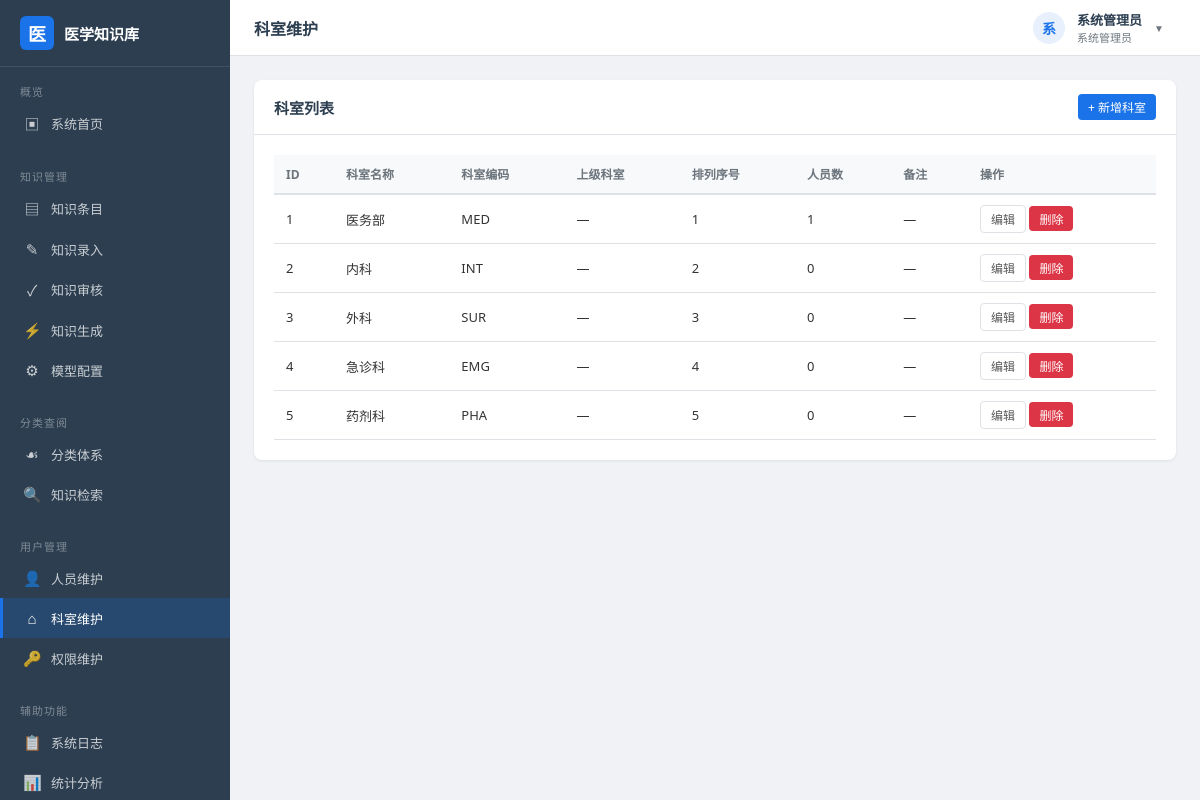
Screenshot of /departments (signed in) with the database file from the repository.
### models.py (models this page shows, shortened)
class User(db.Model):
    __tablename__ = "user"
    id = db.Column(db.Integer, primary_key=True, autoincrement=True)
    username = db.Column(db.String(50), unique=True, nullable=False, comment="登录账号")
    real_name = db.Column(db.String(50), nullable=False, comment="真实姓名")
    password_hash = db.Column(db.String(128), nullable=False, comment="口令哈希")
    email = db.Column(db.String(120), default="", comment="电子邮箱")
    phone = db.Column(db.String(20), default="", comment="联系电话")
    department_id = db.Column(db.Integer, db.ForeignKey("department.id"), nullable=True)
    role_id = db.Column(db.Integer, db.ForeignKey("role.id"), nullable=True)
    status = db.Column(db.String(10), default="active", comment="active/disabled")
    failed_attempts = db.Column(db.Integer, default=0, comment="密码错误次数")
    lock_time = db.Column(db.DateTime, nullable=True, comment="账号锁定时间")
    last_login = db.Column(db.DateTime, nullable=True)
    created_at = db.Column(db.DateTime, default=datetime.now)

class Role(db.Model):
    __tablename__ = "role"
    id = db.Column(db.Integer, primary_key=True, autoincrement=True)
    name = db.Column(db.String(50), unique=True, nullable=False, comment="角色名称")
    code = db.Column(db.String(30), unique=True, nullable=False, comment="角色编码")
    permissions = db.Column(db.Text, default="", comment="权限列表，逗号分隔")
    remark = db.Column(db.String(200), default="")
    created_at = db.Column(db.DateTime, default=datetime.now)
    users = db.relationship("User", backref="role", lazy="dynamic")
    def has_permission(self, perm_code: str) -> bool:
        if not self.permissions:
            return False
        return perm_code in self.permissions.split(",")

class Department(db.Model):
    __tablename__ = "department"
    id = db.Column(db.Integer, primary_key=True, autoincrement=True)
    name = db.Column(db.String(80), nullable=False, comment="科室名称")
    code = db.Column(db.String(30), unique=True, nullable=False, comment="科室编码")
    parent_id = db.Column(db.Integer, db.ForeignKey("department.id"), nullable=True, comment="上级科室")
    sort_order = db.Column(db.Integer, default=0, comment="排列序号")
    remark = db.Column(db.String(200), default="", comment="备注")
    created_at = db.Column(db.DateTime, default=datetime.now)
    parent = db.relationship("Department", remote_side=[id], backref="children")
    users = db.relationship("User", backref="department", lazy="dynamic")

### app.py (the view)
    @app.route("/departments")
    @login_required
    @permission_required("dept_manage")
    def dept_list():
        departments = Department.query.order_by(Department.sort_order, Department.id).all()
        return render_template("users/departments.html", departments=departments)

### app.py (called while the page is built)
def register_before_handlers(app: Flask):
    @app.before_request
    def _load_current_user():
        uid = session.get("uid")
        g.current_user = None
        if uid:
            g.current_user = User.query.get(uid)
    @app.context_processor
    def _inject_globals():
        return {
            "current_user": g.current_user,
            "current_year": datetime.now().year,
        }

def login_required(func):
    @wraps(func)
    def wrapper(*args, **kwargs):
        if not g.current_user:
            flash("请先登录系统", "warning")
            return redirect(url_for("login", next=request.full_path))
        return func(*args, **kwargs)
    return wrapper

def permission_required(perm_code: str):
    def decorator(func):
        @wraps(func)
        def wrapper(*args, **kwargs):
            user = g.current_user
            if not user or not user.role:
                abort(403)
            if not user.role.has_permission(perm_code) and user.role.code != "admin":
                flash("您没有该功能的操作权限", "danger")
                return redirect(url_for("dashboard"))
            return func(*args, **kwargs)
        return wrapper
    return decorator

### templates/users/departments.html (shortened to what this page needs)
{% extends "layout.html" %}
{% block page_title %}科室维护{% endblock %}
{% block content %}
<div class="card">
    <div class="card-header">
        <h3>科室列表</h3>
        <a href="{{ url_for('dept_create') }}" class="btn btn-primary btn-sm">+ 新增科室</a>
    </div>
    <div class="card-body">
        <table class="data-table">
            <thead>
                <tr>
                    <th>ID</th>
                    <th>科室名称</th>
                    <th>科室编码</th>
                    <th>上级科室</th>
                    <th>排列序号</th>
                    <th>人员数</th>
                    <th>备注</th>
                    <th>操作</th>
                </tr>
            </thead>
            <tbody>
                {% for d in departments %}
                <tr>
                    <td>{{ d.id }}</td>
                    <td>{{ d.name }}</td>
                    <td>{{ d.code }}</td>
                    <td>{{ d.parent.name if d.parent else '—' }}</td>
                    <td>{{ d.sort_order }}</td>
                    <td>{{ d.users.count() }}</td>
                    <td>{{ d.remark or '—' }}</td>
                    <td>
                        <a href="{{ url_for('dept_edit', did=d.id) }}" class="btn btn-default btn-sm">编辑</a>
                        <form method="POST" action="{{ url_for('dept_delete', did=d.id) }}" style="display:inline;">
                            <button type="submit" class="btn btn-danger btn-sm btn-delete">删除</button>
                        </form>
                    </td>
                </tr>
                {% endfor %}
            </tbody>
        </table>
    </div>
</div>
{% endblock %}

### templates/layout.html (shortened to what this page needs)
<!DOCTYPE html>
<html lang="zh-CN">
<head>
    <link rel="stylesheet" href="{{ url_for('static', filename='css/style.css') }}">
</head>
<body>
<div class="app-layout">
    <aside class="sidebar">
        <div class="sidebar-header">
            <div class="icon">医</div>
            <span>医学知识库</span>
        </div>
        <nav class="nav-section">
            <div class="nav-section-title">概览</div>
            <a href="{{ url_for('dashboard') }}" class="nav-item" onclick="navigate(event, this)">
                <span class="nav-icon">▣</span> 系统首页
            </a>
        </nav>
        <nav class="nav-section">
            <div class="nav-section-title">知识管理</div>
            <a href="{{ url_for('knowledge_list') }}" class="nav-item" onclick="navigate(event, this)">
                <span class="nav-icon">▤</span> 知识条目
            </a>
            <a href="{{ url_for('knowledge_create') }}" class="nav-item" onclick="navigate(event, this)">
                <span class="nav-icon">✎</span> 知识录入
            </a>
            <a href="{{ url_for('knowledge_review_list') }}" class="nav-item" onclick="navigate(event, this)">
                <span class="nav-icon">✓</span> 知识审核
            </a>
            <a href="{{ url_for('knowledge_generate') }}" class="nav-item" onclick="navigate(event, this)">
                <span class="nav-icon">⚡</span> 知识生成
            </a>
            <a href="{{ url_for('model_config_list') }}" class="nav-item" onclick="navigate(event, this)">
                <span class="nav-icon">⚙</span> 模型配置
            </a>
        </nav>
        <nav class="nav-section">
            <div class="nav-section-title">分类查阅</div>
            <a href="{{ url_for('category_tree') }}" class="nav-item" onclick="navigate(event, this)">
                <span class="nav-icon">☙</span> 分类体系
            </a>
            <a href="{{ url_for('search') }}" class="nav-item" onclick="navigate(event, this)">
                <span class="nav-icon">🔍</span> 知识检索
            </a>
        </nav>
        <nav class="nav-section">
            <div class="nav-section-title">用户管理</div>
            <a href="{{ url_for('user_list') }}" class="nav-item" onclick="navigate(event, this)">
                <span class="nav-icon">👤</span> 人员维护
            </a>
            <a href="{{ url_for('dept_list') }}" class="nav-item" onclick="navigate(event, this)">
                <span class="nav-icon">⌂</span> 科室维护
            </a>
            <a href="{{ url_for('role_list') }}" class="nav-item" onclick="navigate(event, this)">
                <span class="nav-icon">🔑</span> 权限维护
            </a>
        </nav>
        <nav class="nav-section">
            <div class="nav-section-title">辅助功能</div>
            <a href="{{ url_for('log_list') }}" class="nav-item" onclick="navigate(event, this)">
                <span class="nav-icon">📋</span> 系统日志
            </a>
            <a href="{{ url_for('statistics') }}" class="nav-item" onclick="navigate(event, this)">
                <span class="nav-icon">📊</span> 统计分析
            </a>
        </nav>
    </aside>
    <div class="main-area">
        <header class="topbar">
            <div class="topbar-title">{% block page_title %}系统首页{% endblock %}</div>
            <div class="topbar-user">
                <div class="user-dropdown" id="user-dropdown">
                    <div class="dropdown-trigger">
                        <div class="avatar">{{ current_user.real_name[0] if current_user else '?' }}</div>
                        <div class="info">
                            <div class="name">{{ current_user.real_name if current_user else '' }}</div>
                            <div class="role">{{ current_user.role.name if current_user and current_user.role else '' }}</div>
                        </div>
                        <span class="dropdown-arrow">▼</span>
                    </div>
                </div>
            </div>
        </header>
        <main class="content-area">
            {% block content %}{% endblock %}
        </main>
    </div>
</div>
</body>
</html>

### static/css/style.css (style rules this page uses)
:root { --primary: #1a73e8; --primary-dark: #1557b0; --primary-light: #e8f0fe; --success: #28a745; --warning: #ffc107; --danger: #dc3545; --info: #17a2b8; --dark: #2c3e50; --gray: #6c757d; --light: #f8f9fa; --border: #dee2e6; --sidebar-width: 230px; --header-height: 56px; }
* { margin: 0; padding: 0; box-sizing: border-box; }
body { font-family: "Microsoft YaHei", "PingFang SC", "Segoe UI", Arial, sans-serif; background: #f0f2f5; color: #333; font-size: 14px; }
a { color: var(--primary); text-decoration: none; }
.app-layout { display: flex; min-height: 100vh; }
.sidebar { width: var(--sidebar-width); background: var(--dark); color: #fff; position: fixed; top: 0; left: 0; bottom: 0; overflow-y: auto; z-index: 1000; }
.sidebar-header { padding: 16px 20px; border-bottom: 1px solid rgba(255,255,255,0.1); display: flex; align-items: center; gap: 10px; }
.sidebar-header .icon { width: 34px; height: 34px; background: var(--primary); border-radius: 6px; display: flex; align-items: center; justify-content: center; font-size: 18px; font-weight: bold; }
.sidebar-header span { font-size: 15px; font-weight: 600; }
.nav-section { padding: 8px 0; }
.nav-section-title { padding: 8px 20px 4px; font-size: 11px; color: rgba(255,255,255,0.4); text-transform: uppercase; letter-spacing: 1px; }
.nav-item { display: flex; align-items: center; gap: 10px; padding: 10px 20px; color: rgba(255,255,255,0.75); font-size: 13px; transition: all 0.2s; border-left: 3px solid transparent; }
.nav-item.active { background: rgba(26,115,232,0.2); border-left-color: var(--primary); color: #fff; }
.nav-icon { width: 18px; text-align: center; font-size: 15px; }
.main-area { margin-left: var(--sidebar-width); flex: 1; display: flex; flex-direction: column; }
.topbar { height: var(--header-height); background: #fff; border-bottom: 1px solid var(--border); display: flex; align-items: center; justify-content: space-between; padding: 0 24px; position: sticky; top: 0; z-index: 999; }
.topbar-title { font-size: 16px; font-weight: 600; color: var(--dark); }
.topbar-user { display: flex; align-items: center; gap: 12px; }
.topbar-user .avatar { width: 32px; height: 32px; background: var(--primary-light); color: var(--primary); border-radius: 50%; display: flex; align-items: center; justify-content: center; font-weight: 600; font-size: 14px; }
.topbar-user .info { font-size: 13px; }
.topbar-user .info .name { font-weight: 600; color: var(--dark); }
.topbar-user .info .role { font-size: 11px; color: var(--gray); }
.content-area { padding: 24px; flex: 1; }
.card { background: #fff; border-radius: 8px; box-shadow: 0 1px 3px rgba(0,0,0,0.08); margin-bottom: 20px; }
.card-header { padding: 14px 20px; border-bottom: 1px solid var(--border); display: flex; align-items: center; justify-content: space-between; }
.card-header h3 { font-size: 15px; font-weight: 600; color: var(--dark); }
.card-body { padding: 20px; }
.data-table { width: 100%; border-collapse: collapse; }
.data-table th { text-align: left; padding: 10px 12px; background: var(--light); font-size: 12px; font-weight: 600; color: var(--gray); border-bottom: 2px solid var(--border); white-space: nowrap; }
.data-table td { padding: 10px 12px; border-bottom: 1px solid var(--border); font-size: 13px; }
.btn { display: inline-flex; align-items: center; gap: 4px; padding: 7px 16px; border: none; border-radius: 4px; font-size: 13px; font-weight: 500; cursor: pointer; transition: all 0.2s; text-decoration: none; }
.btn-primary { background: var(--primary); color: #fff; }
.btn-danger { background: var(--danger); color: #fff; }
.btn-default { background: #fff; color: #555; border: 1px solid var(--border); }
.btn-sm { padding: 4px 10px; font-size: 12px; }
.user-dropdown { position: relative; display: flex; align-items: center; cursor: pointer; }
.dropdown-trigger { display: flex; align-items: center; gap: 12px; padding: 8px 12px; border-radius: 6px; transition: background 0.2s; }
.dropdown-arrow { font-size: 10px; color: var(--gray); transition: transform 0.2s; }

### rows the page displays
User: real_name "系", real_name "系统管理员"
Role: role "系统管理员"
Department: id "1", name "医务部", code "MED", parent "—", sort_order "1", users.count "1", remark "—"
Department: id "2", name "内科", code "INT", parent "—", sort_order "2", users.count "0", remark "—"
Department: id "3", name "外科", code "SUR", parent "—", sort_order "3", users.count "0", remark "—"
Department: id "4", name "急诊科", code "EMG", parent "—", sort_order "4", users.count "0", remark "—"
Department: id "5", name "药剂科", code "PHA", parent "—", sort_order "5", users.count "0", remark "—"
